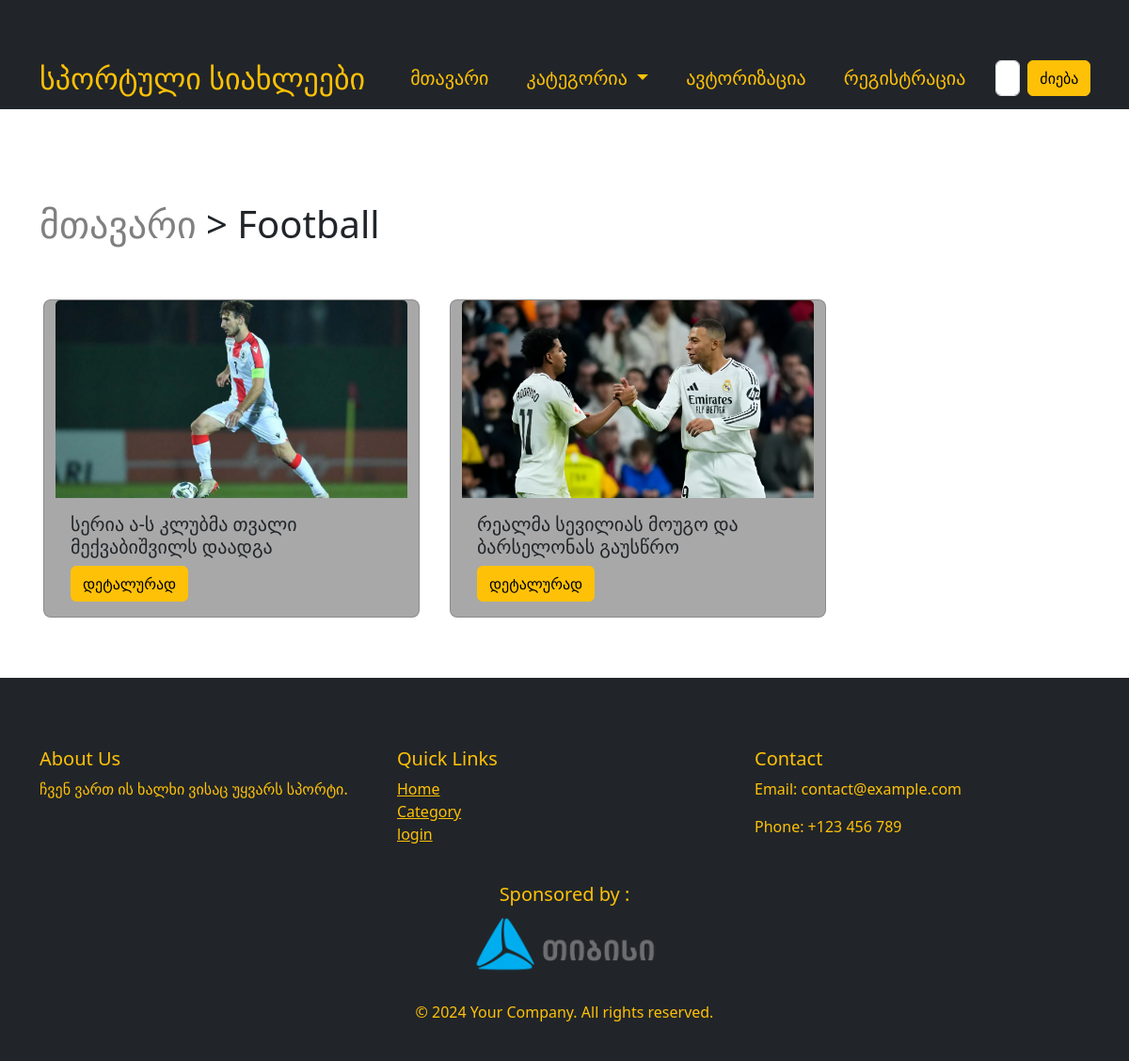
Page /football on the committed database.
### models.py (models this page shows)
class News(db.Model):
    id = db.Column(db.Integer(), primary_key=True)
    name = db.Column(db.String())
    descrip = db.Column(db.String())
    category = db.Column(db.String())
    img = db.Column(db.String())
    created_at = db.Column(db.DateTime, default=datetime.utcnow)
    comments = db.relationship('Comment', back_populates='news', cascade="all, delete-orphan")

### routes.py (the view)
@app.route("/<category>")
def category(category):
    news = News.query.filter(News.category == category).order_by(News.id.desc()).all()
    return render_template(f"category.html", news=news, category=category)

### templates/category.html (shortened to what this page needs)
{% extends "base.html" %}
{% block content %}
<div class="container col">
    <div class="row">
        <h1 class="mt-5">
            <a href="/" style="text-decoration: none; color: grey;">მთავარი</a> > {{ category | capitalize }}
        </h1><br>
        {% if news %}
            {% for new in news %}
            <div class="card m-3 mt-5" style="width: 25rem;">
                <img src="/static/{{ new.img }}" class="card-img-top" alt="..." style="width: 100%;">
                <div class="card-body">
                    <h5 class="card-title">{{ new.name }}</h5>
                    <a href="/news_detail/{{ new.id }}" class="btn btn-warning">დეტალურად</a>
                </div>
            </div>
            {% endfor %}
        {% else %}
            <p>ამ კატეგორიისთვის სიახლეები არ მოიძებნა.</p>
        {% endif %}
    </div>
</div>
{% endblock %}

### templates/base.html (shortened to what this page needs)
<!DOCTYPE html>
<html lang="en">
  <head>
    <link
      href="https://cdn.jsdelivr.net/npm/bootstrap@5.3.0-alpha1/dist/css/bootstrap.min.css"
      rel="stylesheet"
    />
    <link rel="stylesheet" href="/static/style.css">
  </head>
  <body>
    {% include "navbar.html" %}
    {% block content %}
    {% endblock %}
    {% include "footer.html" %}
  </body>
</html>

### templates/navbar.html (shortened to what this page needs)
<nav class="navbar navbar-expand-lg navbar-dark bg-dark py-1" >
  <div class="container">
    <a class="navbar-brand fs-2 text-warning" href="/">სპორტული სიახლეები</a>
    <div class="collapse navbar-collapse" id="navbarNav">
      <ul class="navbar-nav ms-auto d-flex align-items-center">
        <li class="nav-item ms-4">
          <a class="nav-link fs-5" href="/">მთავარი</a>
        </li>
        <li class="nav-item dropdown ms-4">
          <a class="nav-link dropdown-toggle fs-5" href="#" id="newsDropdown" role="button" data-bs-toggle="dropdown" aria-expanded="false">
            კატეგორია
          </a>
        </li>
        {% if current_user.is_authenticated %}
          <li class="nav-item ms-4"><a class="nav-link fs-5" href="/logout" id="exit">გამოსვლა</a></li>
        {% else %}
          <li class="nav-item ms-4"><a class="nav-link fs-5" href="/web_login" id="login">ავტორიზაცია</a></li>
          <li class="nav-item ms-4"><a class="nav-link fs-5" href="/registration" id="signup">რეგისტრაცია</a></li>
        {% endif %}
        <form class="d-flex ms-4" action="/search" method="get">
          <input class="form-control" type="search" placeholder="ძიება..." name="query" aria-label="Search">
          <button class="btn btn-warning ms-2" type="submit">ძიება</button>
        </form>
      </ul>
    </div>
  </div>
</nav>

### templates/footer.html
<footer class="bg-dark text-white py-4 mt-5 d-flex flex-column">
  <div class="container">
    <div class="row">
      <div class="col-md-4">
        <h5 class="text-warning">About Us</h5>
        <p class="text-warning">
          ჩვენ ვართ ის ხალხი ვისაც უყვარს სპორტი.
        </p>
      </div>
      <div class="col-md-4">
        <h5 class="text-warning">Quick Links</h5>
        <ul class="list-unstyled">
          <li><a href="/" class="text-warning">Home</a></li>
          <li><a href="/" class="text-warning">Category</a></li>
          <li><a href="/web_login" class="text-warning">login</a></li>
        </ul>
      </div>
      <div class="col-md-4">
        <h5 class="text-warning">Contact</h5>
        <p class="text-warning">Email: contact@example.com</p>
        <p class="text-warning"> Phone: +123 456 789</p>
      </div>
    </div>
    <div class="row mt-4">
      <div class="col-12 text-center">
        <h5 class="text-warning">Sponsored by :</h5>
        <div class="d-flex justify-content-center">
          <div>
            <img src="/static/თიბისი.png" alt="Sponsor" style="width: 200px; height: auto;">
          </div>
        </div>
      </div>
    </div>
    <div class="row mt-4">
      <div class="col-12 text-center">
        <p class="text-warning">&copy; 2024 Your Company. All rights reserved.</p>
      </div>
    </div>
  </div>
</footer>

### static/style.css (style rules this page uses)
body { background-color: rgb(255, 255, 255); height: 100vh; margin: 0; overflow: auto; }
.card { background-color: #a8a8a8 ; border-radius: 8px; }
.navbar-dark .navbar-nav .nav-link { color: rgb(255, 193, 7) }
.container { margin-top: 50px; }

### rows in the picture
News: img (picture), name "სერია ა-ს კლუბმა თვალი მექვაბიშვილს დაადგა"
News: img (picture), name "რეალმა სევილიას მოუგო და ბარსელონას გაუსწრო"

### other values in the picture
{{ category | capitalize }} "Football"
